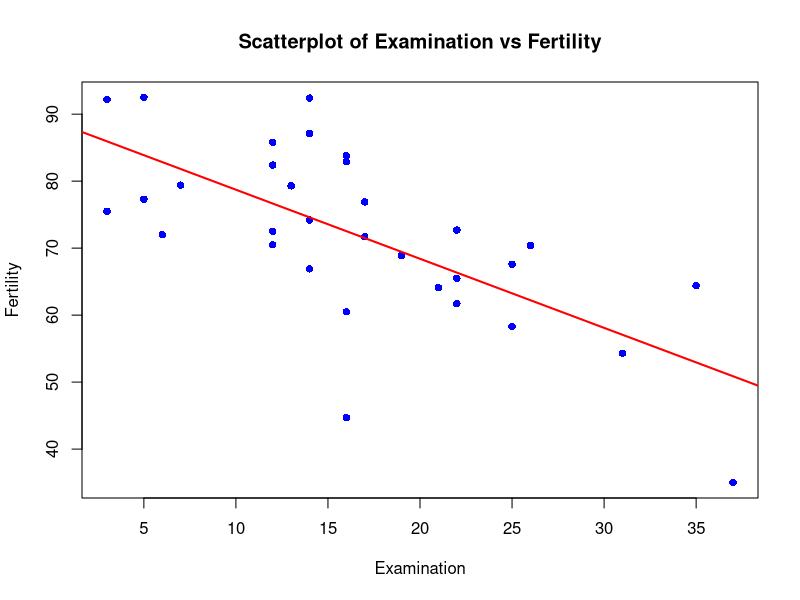
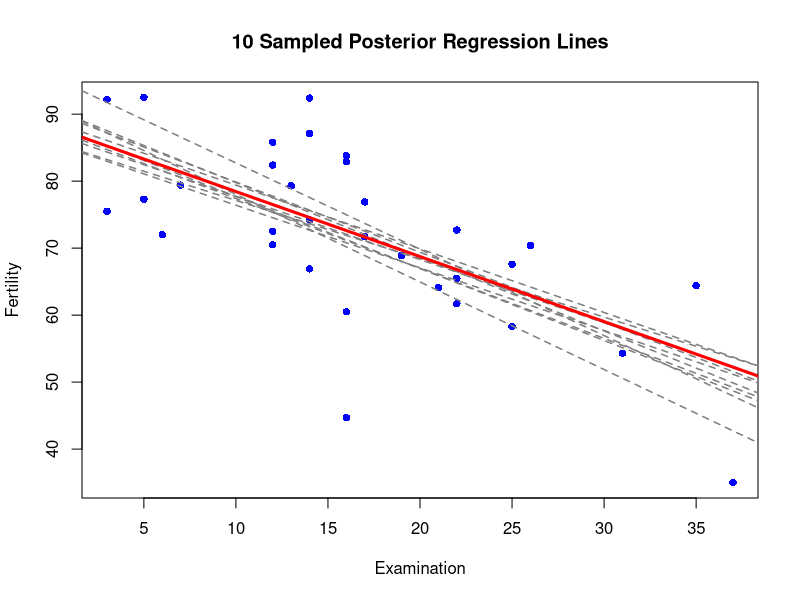
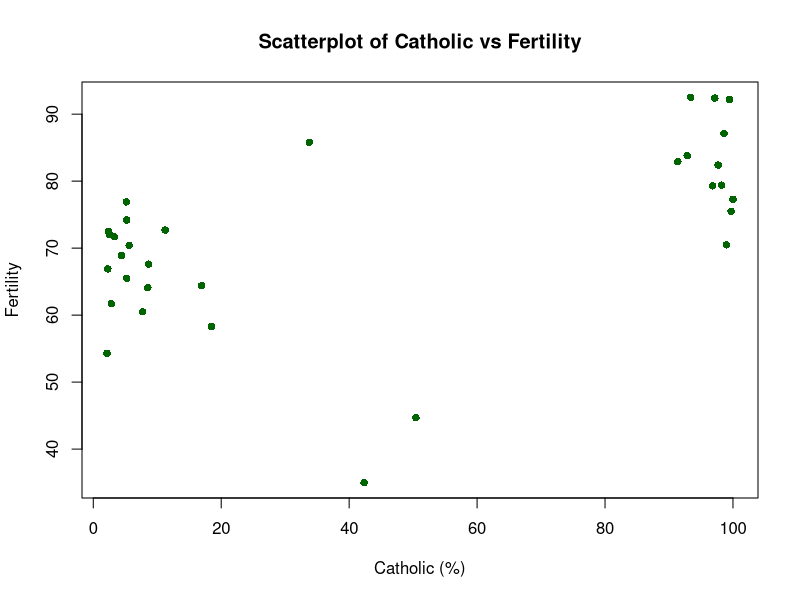
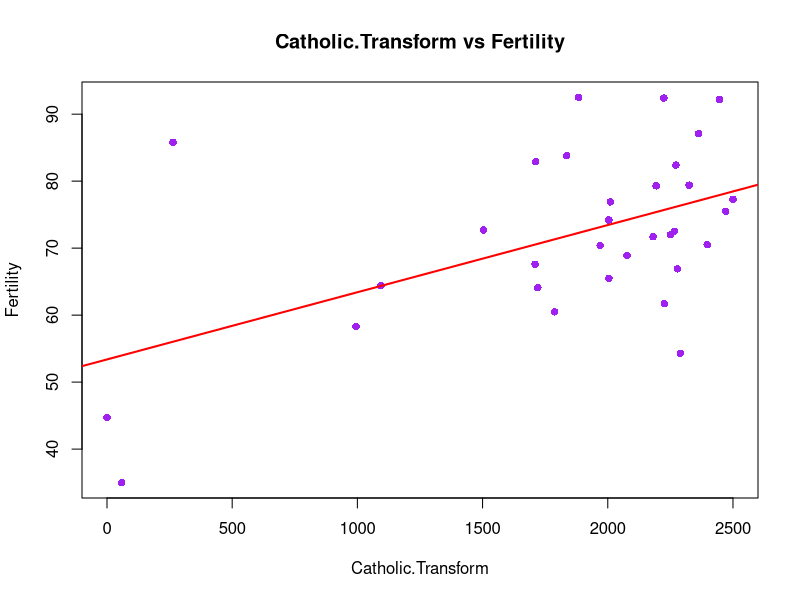
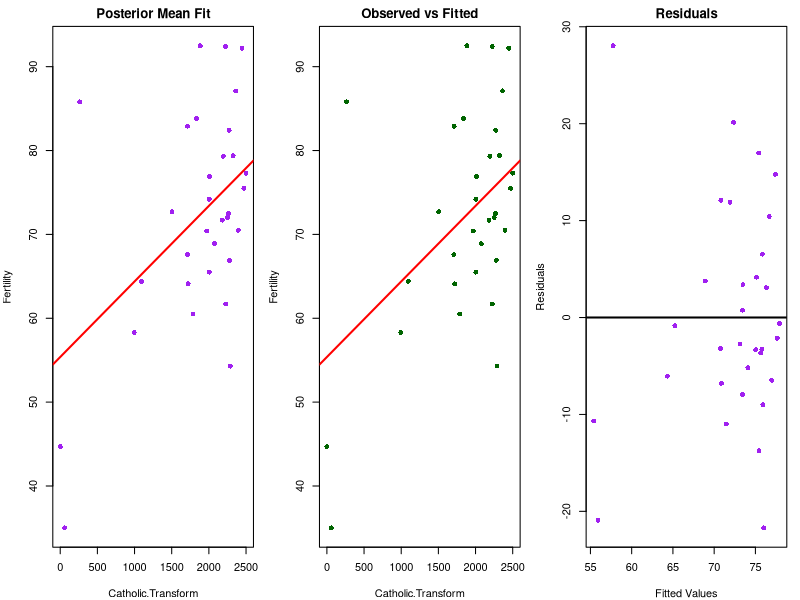
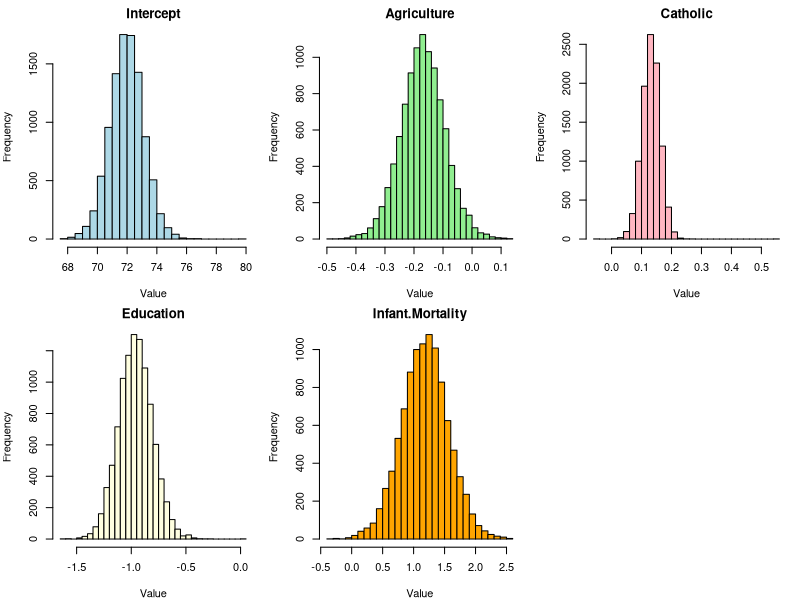

These charts were generated, in order, by the following R code:
## ---- chunk 1
library(BayesFactor)
library(MASS)

knitr::opts_chunk$set(echo = TRUE)

data(swiss)

set.seed(123)

n <- nrow(swiss)  # Total rows (47)
train_size <- floor(0.70 * n)  # 70% of 47 = 33

train_indices <- sample(seq_len(n), size = train_size)

train_set <- swiss[train_indices, ]
test_set <- swiss[-train_indices, ]

dim(train_set)  # Should be 33 rows, 6 columns
dim(test_set)   # Should be 14 rows, 6 columns

## ---- chunk 2
summary(train_set)
## ---- chunk 3

plot(train_set$Examination, train_set$Fertility,
     main = "Scatterplot of Examination vs Fertility",
     xlab = "Examination", ylab = "Fertility",
     col = "blue", pch = 16)
abline(lm(Fertility ~ Examination, data = train_set), col = "red", lwd = 2)

## ---- chunk 4
set.seed(234)
model <- lmBF(Fertility ~ Examination, data = train_set)
posterior_samples <- posterior(model, iterations = 100)

x_bar <- mean(train_set$Examination)
beta0_samples <- posterior_samples[,"mu"] - posterior_samples[,"Examination"] * x_bar
beta1_samples <- posterior_samples[,"Examination"]
sig2_samples <- posterior_samples[,"sig2"]
## ---- chunk 5
set.seed(123)  # For reproducibility
sampled_params <- posterior_samples[sample(nrow(posterior_samples), 10), ]

plot(train_set$Examination, train_set$Fertility,
     xlab = "Examination", ylab = "Fertility",
     main = "10 Sampled Posterior Regression Lines",
     pch = 16, col = "blue")

for (i in 1:10) {
  intercept_adj <- sampled_params[i, "mu"] - sampled_params[i, "Examination"] * x_bar
  slope <- sampled_params[i, "Examination"]
  abline(a = intercept_adj, b = slope, col = "gray50", lwd = 1.5, lty = 2)
}

mean_intercept <- mean(posterior_samples[, "mu"] - posterior_samples[, "Examination"] * x_bar)
mean_slope <- mean(posterior_samples[, "Examination"])
abline(a = mean_intercept, b = mean_slope, col = "red", lwd = 3)

## ---- chunk 6
plot(train_set$Catholic, train_set$Fertility,
     main = "Scatterplot of Catholic vs Fertility",
     xlab = "Catholic (%)",
     ylab = "Fertility",
     pch = 16,
     col = "darkgreen")


## ---- chunk 7
alpha <- 50
train_set$Catholic.Transform <- (train_set$Catholic - alpha)^2
test_set$Catholic.Transform <- (test_set$Catholic - alpha)^2
swiss$Catholic.Transform <- (swiss$Catholic - alpha)^2
# Scatterplot of Catholic.Transform vs Fertility
plot(train_set$Catholic.Transform, train_set$Fertility,
     main = "Catholic.Transform vs Fertility",
     xlab = "Catholic.Transform",
     ylab = "Fertility",
     pch = 16,
     col = "purple")

abline(lm(Fertility ~ Catholic.Transform, data = train_set), col = "red", lwd = 2)
## ---- chunk 8
set.seed(456)
model_q2 <- lmBF(Fertility ~ Catholic.Transform, data = train_set)
posterior_samples_q2 <- posterior(model_q2, iterations = 100)

x_bar_catholic <- mean(train_set$Catholic.Transform)

beta0_mean_q2 <- mean(posterior_samples_q2[, "mu"] - posterior_samples_q2[, "Catholic.Transform"] * x_bar_catholic)
beta0_sd_q2   <- sd(posterior_samples_q2[, "mu"] - posterior_samples_q2[, "Catholic.Transform"] * x_bar_catholic)
beta0_ci_q2 <- quantile(posterior_samples_q2[, "mu"] - posterior_samples_q2[, "Catholic.Transform"] * x_bar_catholic, c(0.025, 0.975))

beta1_mean_q2 <- mean(posterior_samples_q2[, "Catholic.Transform"])
beta1_sd_q2   <- sd(posterior_samples_q2[, "Catholic.Transform"])
beta1_ci_q2 <- quantile(posterior_samples_q2[, "Catholic.Transform"], c(0.025, 0.975))

sig2_mean_q2 <- mean(posterior_samples_q2[, "sig2"])
sig2_ci_q2 <- quantile(posterior_samples_q2[, "sig2"], c(0.025, 0.975))
## ---- chunk 9
par(mfrow = c(1, 3), mar = c(4, 4, 2, 1))  # 1 row, 3 plots; tight margins

plot(train_set$Catholic.Transform, train_set$Fertility,
     main = "Posterior Mean Fit", xlab = "Catholic.Transform", ylab = "Fertility",
     pch = 16, col = "purple")
abline(a = beta0_mean_q2, b = beta1_mean_q2, col = "red", lwd = 2)

plot(train_set$Catholic.Transform, train_set$Fertility,
     main = "Observed vs Fitted", xlab = "Catholic.Transform", ylab = "Fertility",
     pch = 16, col = "darkgreen")
abline(a = beta0_mean_q2, b = beta1_mean_q2, col = "red", lwd = 2)

fitted_values_q2 <- beta0_mean_q2 + beta1_mean_q2 * train_set$Catholic.Transform
residuals_q2 <- train_set$Fertility - fitted_values_q2
plot(fitted_values_q2, residuals_q2,
     main = "Residuals", xlab = "Fitted Values", ylab = "Residuals",
     pch = 16, col = "purple")
abline(h = 0, col = "black", lwd = 2)

## ---- chunk 10

rmse_q2 <- sqrt(mean(residuals_q2^2))

## ---- chunk 11


model <- lmBF(Fertility ~ Examination, data = train_set)
model_q2 <- lmBF(Fertility ~ Catholic.Transform, data = train_set)

bf_comparison <- model / model_q2



## ---- chunk 12
bf_models <- regressionBF(Fertility ~ Agriculture + Examination + Education + Catholic + Infant.Mortality, 
                          data = train_set, whichModels = "all")

bf_sorted <- sort(bf_models, decreasing = TRUE)


## ---- chunk 13
final_model_bf <- lmBF(Fertility ~ Agriculture + Education + Catholic + Infant.Mortality, 
                       data = train_set)

posterior_samples_final <- posterior(final_model_bf, iterations = 10000)
posterior_samples_final <- posterior_samples_final[, !(colnames(posterior_samples_final) == "g")]



## ---- chunk 14
set.seed(2025)
posterior_samples_final <- posterior(final_model_bf, iterations = 10000)

posterior_samples_final <- posterior_samples_final[, !(colnames(posterior_samples_final) == "g")]

head(posterior_samples_final)
## ---- chunk 15
par(mfrow=c(2,3))

hist(posterior_samples_final[, "mu"], main = "Intercept", xlab = "Value", col = "lightblue", breaks = 30)
hist(posterior_samples_final[, "Agriculture"], main = "Agriculture", xlab = "Value", col = "lightgreen", breaks = 30)
hist(posterior_samples_final[, "Catholic"], main = "Catholic", xlab = "Value", col = "lightpink", breaks = 30)
hist(posterior_samples_final[, "Education"], main = "Education", xlab = "Value", col = "lightyellow", breaks = 30)
hist(posterior_samples_final[, "Infant.Mortality"], main = "Infant.Mortality", xlab = "Value", col = "orange", breaks = 30)

## ---- chunk 16
posterior_means <- apply(posterior_samples_final, 2, mean)
posterior_sds <- apply(posterior_samples_final, 2, sd)

posterior_summary <- data.frame(
  Parameter = names(posterior_means),
  Posterior_Mean = round(posterior_means, 4),
  Posterior_SD = round(posterior_sds, 4)
)

posterior_summary
## ---- chunk 17
X_test <- model.matrix(~ Agriculture + Education + Catholic + Infant.Mortality, data = test_set)

posterior_coef_names <- c("(Intercept)", "Agriculture", "Education", "Catholic", "Infant.Mortality")
beta_post_means <- c(posterior_means["mu"], posterior_means["Agriculture"], posterior_means["Education"], 
                     posterior_means["Catholic"], posterior_means["Infant.Mortality"])

predicted_fertility <- X_test %*% beta_post_means

prediction_results <- data.frame(
  Actual = round(test_set$Fertility, 2),
  Predicted = round(predicted_fertility, 2)
)

prediction_results

## ---- chunk 18
rmse_test <- sqrt(mean((prediction_results$Actual - prediction_results$Predicted)^2))
